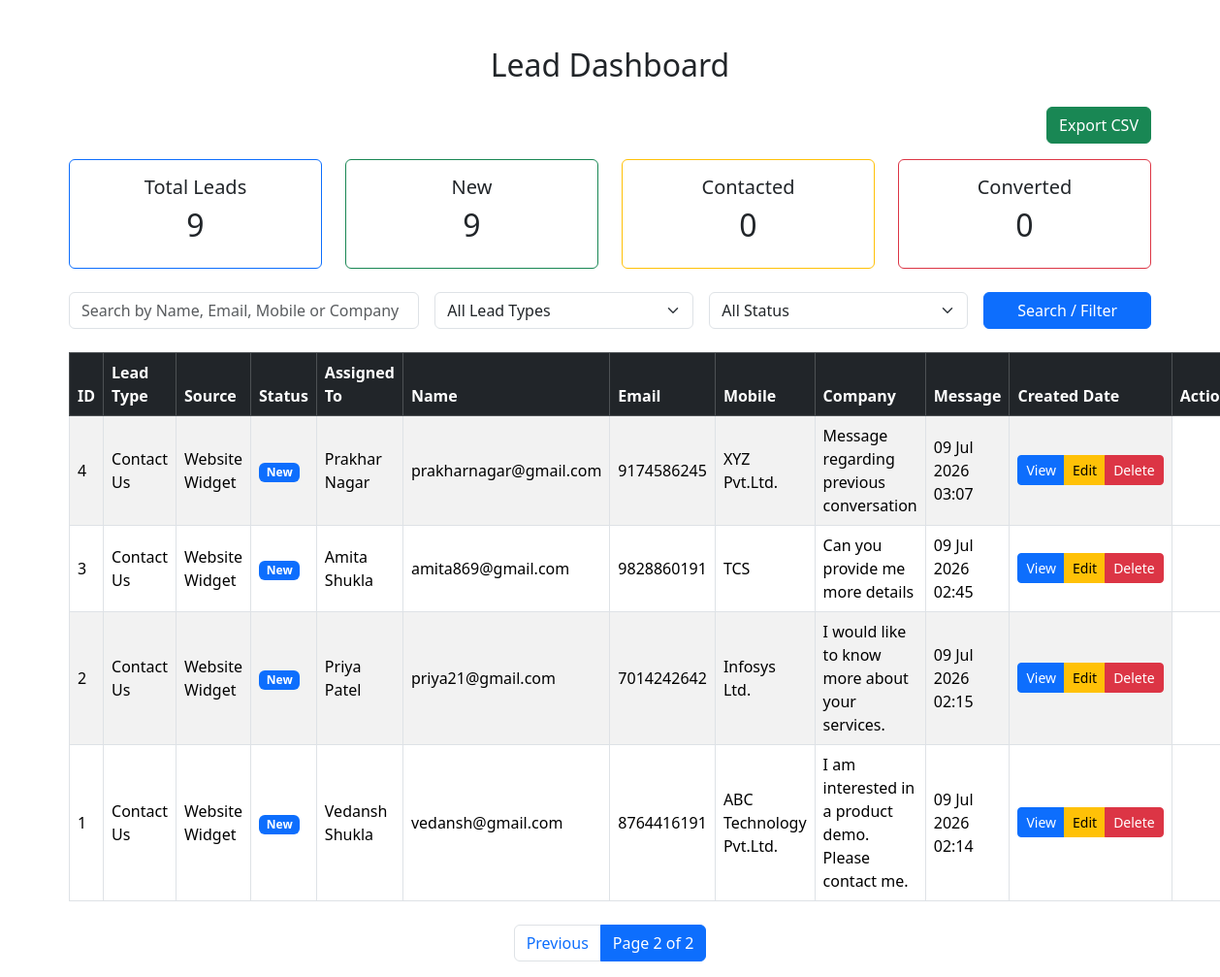
The app's page /api/leads/?page=2&search=&status=&lead_type= with its own data.
### app1/models.py (models this page shows, shortened)
class Lead(models.Model):
    LEAD_TYPES = [
        ("Contact Us", "Contact Us"),
        ("Enquire Now", "Enquire Now"),
        ("Request Demo", "Request Demo"),
    ]
    STATUS_CHOICES = [
        ("New", "New"),
        ("Contacted", "Contacted"),
        ("Qualified", "Qualified"),
        ("Interested", "Interested"),
        ("Converted", "Converted"),
        ("Lost", "Lost"),
    ]
    lead_type = models.CharField(
        max_length=30,
        choices=LEAD_TYPES,
        default="Contact Us"
    )
    source = models.CharField(
        max_length=50,
        default="Website Widget"
    )
    status = models.CharField(
        max_length=20,
        choices=STATUS_CHOICES,
        default="New"
    )
    assigned_to = models.CharField(
        max_length=100,
        blank=True
    )
    name = models.CharField(max_length=100)
    email = models.EmailField()
    mobile = models.CharField(max_length=15)
    company = models.CharField(max_length=100)
    message = models.TextField()
    created_at = models.DateTimeField(auto_now_add=True)

### app1/views.py (the view, shortened to what this page needs)
# urls.py: path("", views.lead_list, name="lead_list"),
def lead_list(request):
    search = request.GET.get("search", "")
    status = request.GET.get("status", "")
    lead_type = request.GET.get("lead_type", "")
    leads = Lead.objects.all().order_by("-id")
    if status:
        leads = leads.filter(status=status)
    if lead_type:
        leads = leads.filter(lead_type=lead_type)
    total_leads = Lead.objects.count()
    new_leads = Lead.objects.filter(status="New").count()
    contacted_leads = Lead.objects.filter(status="Contacted").count()
    converted_leads = Lead.objects.filter(status="Converted").count()
    paginator = Paginator(leads, 5)
    page_number = request.GET.get("page")
    page_obj = paginator.get_page(page_number)
    return render(request, "app1/lead_list.html", {
        "leads": page_obj,
        "page_obj": page_obj,
        "search": search,
        "status": status,
        "lead_type": lead_type,
        "total_leads": total_leads,
        "new_leads": new_leads,
        "contacted_leads": contacted_leads,
        "converted_leads": converted_leads,
    })

### app1/templates/app1/lead_list.html (shortened to what this page needs)
<!DOCTYPE html>
<html>
<head>
    <link href="https://cdn.jsdelivr.net/npm/bootstrap@5.3.3/dist/css/bootstrap.min.css" rel="stylesheet">
</head>
<body class="container mt-5">
<h2 class="text-center mb-4">Lead Dashboard</h2>
<div class="text-end mb-3">
    <a href="{% url 'export_csv' %}" class="btn btn-success">
        Export CSV
    </a>
</div>
<div class="row mb-4">
    <div class="col-md-3">
        <div class="card border-primary text-center">
            <div class="card-body">
                <h5>Total Leads</h5>
                <h2>{{ total_leads }}</h2>
            </div>
        </div>
    </div>
    <div class="col-md-3">
        <div class="card border-success text-center">
            <div class="card-body">
                <h5>New</h5>
                <h2>{{ new_leads }}</h2>
            </div>
        </div>
    </div>
    <div class="col-md-3">
        <div class="card border-warning text-center">
            <div class="card-body">
                <h5>Contacted</h5>
                <h2>{{ contacted_leads }}</h2>
            </div>
        </div>
    </div>
    <div class="col-md-3">
        <div class="card border-danger text-center">
            <div class="card-body">
                <h5>Converted</h5>
                <h2>{{ converted_leads }}</h2>
            </div>
        </div>
    </div>
</div>
<form method="GET" class="row g-3 mb-4">
    <div class="col-md-4">
        <input
            type="text"
            name="search"
            class="form-control"
            placeholder="Search by Name, Email, Mobile or Company"
            value="{{ search }}">
    </div>
    <div class="col-md-3">
        <select name="lead_type" class="form-select">
            <option value="">All Lead Types</option>
        </select>
    </div>
    <div class="col-md-3">
        <select name="status" class="form-select">
            <option value="">All Status</option>
        </select>
    </div>
    <div class="col-md-2">
        <button type="submit" class="btn btn-primary w-100">
            Search / Filter
        </button>
    </div>
</form>
<table class="table table-bordered table-hover table-striped align-middle">
    <thead class="table-dark">
        <tr>
            <th>ID</th>
            <th>Lead Type</th>
            <th>Source</th>
            <th>Status</th>
            <th>Assigned To</th>
            <th>Name</th>
            <th>Email</th>
            <th>Mobile</th>
            <th>Company</th>
            <th>Message</th>
            <th>Created Date</th>
            <th width="230">Action</th>
        </tr>
    </thead>
    <tbody>
    {% for lead in leads %}
        <tr>
            <td>{{ lead.id }}</td>
            <td>{{ lead.lead_type }}</td>
            <td>{{ lead.source }}</td>
            <td>
                {% if lead.status == "New" %}
                    <span class="badge bg-primary">{{ lead.status }}</span>
                {% elif lead.status == "Contacted" %}
                    <span class="badge bg-info">{{ lead.status }}</span>
                {% elif lead.status == "Qualified" %}
                    <span class="badge bg-warning text-dark">{{ lead.status }}</span>
                {% elif lead.status == "Interested" %}
                    <span class="badge bg-secondary">{{ lead.status }}</span>
                {% elif lead.status == "Converted" %}
                    <span class="badge bg-success">{{ lead.status }}</span>
                {% elif lead.status == "Lost" %}
                    <span class="badge bg-danger">{{ lead.status }}</span>
                {% else %}
                    {{ lead.status }}
                {% endif %}
            </td>
            <td>{{ lead.name }}</td>
            <td>{{ lead.email }}</td>
            <td>{{ lead.mobile }}</td>
            <td>{{ lead.company }}</td>
            <td>{{ lead.message }}</td>
            <td>{{ lead.created_at|date:"d M Y H:i" }}</td>
            <td>
                <div class="btn-group">
                    <a href="{% url 'view_lead' lead.id %}" class="btn btn-primary btn-sm">
                        View
                    </a>
                    <a href="{% url 'edit_lead' lead.id %}" class="btn btn-warning btn-sm">
                        Edit
                    </a>
                    <a href="{% url 'delete_lead' lead.id %}"
                       class="btn btn-danger btn-sm"
                       onclick="return confirm('Are you sure you want to delete this lead?')">
                        Delete
                    </a>
                </div>
            </td>
        </tr>
    {% empty %}
        <tr>
            <td colspan="11" class="text-center">
                No Leads Found
            </td>
        </tr>
    {% endfor %}
    </tbody>
</table>
<nav class="mt-4">
    <ul class="pagination justify-content-center">
        {% if page_obj.has_previous %}
        <li class="page-item">
            <a class="page-link"
               href="?page={{ page_obj.previous_page_number }}&search={{ search }}&status={{ status }}&lead_type={{ lead_type }}">
                Previous
            </a>
        </li>
        {% endif %}
        <li class="page-item active">
            <span class="page-link">
                Page {{ page_obj.number }} of {{ page_obj.paginator.num_pages }}
            </span>
        </li>
    </ul>
</nav>
</body>
</html>

### records on screen
Lead: id "4", lead_type "Contact Us", source "Website Widget", status "New", name "Prakhar Nagar", email "prakharnagar@gmail.com", mobile "9174586245", company "XYZ Pvt.Ltd.", message "Message regarding previous conversation", created_at "09 Jul 2026 03:07"
Lead: id "3", lead_type "Contact Us", source "Website Widget", status "New", name "Amita Shukla", email "amita869@gmail.com", mobile "9828860191", company "TCS", message "Can you provide me more details", created_at "09 Jul 2026 02:45"
Lead: id "2", lead_type "Contact Us", source "Website Widget", status "New", name "Priya Patel", email "priya21@gmail.com", mobile "7014242642", company "Infosys Ltd.", message "I would like to know more about your services.", created_at "09 Jul 2026 02:15"
Lead: id "1", lead_type "Contact Us", source "Website Widget", status "New", name "Vedansh Shukla", email "vedansh@gmail.com", mobile "8764416191", company "ABC Technology Pvt.Ltd.", message "I am interested in a product demo. Please contact me.", created_at "09 Jul 2026 02:14"

### other values on screen
{{ total_leads }} "9"
{{ new_leads }} "9"
{{ contacted_leads }} "0"
{{ converted_leads }} "0"
{{ page_obj.number }} "2"
{{ page_obj.paginator.num_pages }} "2"
